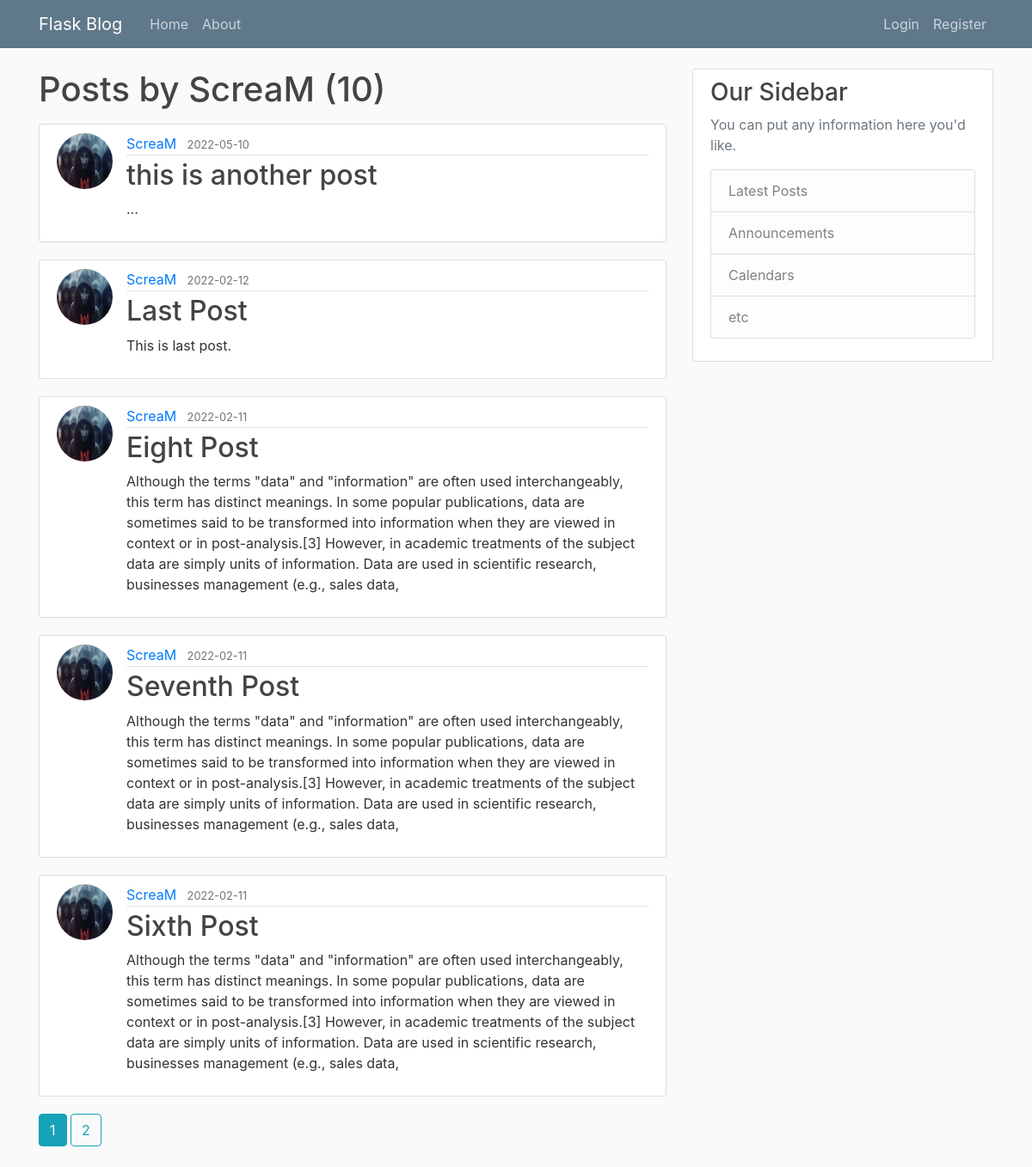
/user/ScreaM, run on the app's committed database.
### flaskblog/models.py (models this page shows, shortened)
class User(db.Model, UserMixin):                                                                    #This class(db model) creates an table inside database
    id = db.Column(db.Integer, primary_key=True)                                                    #By default the table name is lowercase of class(user) but we can change it if we want to.
    username = db.Column(db.String(20), unique=True, nullable=False)                                #These are the columns of the table.
    email = db.Column(db.String(120), unique=True, nullable=False)
    image_file = db.Column(db.String(20), nullable=False, default='default.jpg')
    password = db.Column(db.String(60), nullable=False)
    posts = db.relationship('Post', backref='author', lazy=True)                                    #Used to create one-many relationships.

class Post(db.Model):
    id = db.Column(db.Integer, primary_key=True)
    title = db.Column(db.String(100), nullable=False)
    date_posted = db.Column(db.DateTime, nullable=False, default=datetime.utcnow)
    content = db.Column(db.Text, nullable=False)
    user_id = db.Column(db.Integer, db.ForeignKey('user.id'), nullable=False)                       # This user_id(int Post table) has the id of the user(from User table) inside foreign key

### flaskblog/routes.py (the view)
@app.route("/user/<string:username>")
def user_posts(username):
    page = request.args.get('page',1,type=int)
    user = User.query.filter_by(username=username).first_or_404()                                                                                 # works same as get_or_404()
    posts = Post.query.filter_by(author=user).order_by(Post.date_posted.desc()).paginate(page=page, per_page=5)
    return render_template('user_post.html', posts=posts, user=user)

### flaskblog/templates/user_post.html (shortened to what this page needs)
{% extends "layout.html" %}
{% block content %}
    <h1 class="mb-3">Posts by {{user.username}} ({{ posts.total }})</h1>
    {% for post in posts.items %}
        <article class="media content-section">
          <img class="rounded-circle article-img" src="{{ url_for('static', filename='profile_pics/'+post.author.image_file) }}" >
          <div class="media-body">
            <div class="article-metadata">
              <a class="mr-2" href="{{ url_for('user_posts', username = post.author.username) }}">{{ post.author.username }}</a>
              <small class="text-muted">{{ post.date_posted.strftime('%Y-%m-%d') }}</small>
            </div>
            <h2><a class="article-title" href="{{ url_for('post', post_id=post.id) }}">{{ post.title }}</a></h2>
            <p class="article-content">{{ post.content }}</p>
          </div>
        </article>
    {% endfor %}
    {% for page_num in posts.iter_pages(left_edge=1, right_edge=1, left_current=1, right_current=2) %}
        {% if page_num %}
          {% if posts.page == page_num %}
            <a class="btn btn-info mb-4" href="{{ url_for('user_posts', username=user.username, page=page_num)}}"> {{ page_num }} </a>
          {% else %}
            <a class="btn btn-outline-info mb-4" href="{{ url_for('user_posts', username=user.username, page=page_num) }}"> {{ page_num }} </a>
          {% endif %}
        {% endif %}
    {% endfor %}
{% endblock content %}

### flaskblog/static/main.css (style rules this page uses)
body { background: #fafafa; color: #333333; margin-top: 5rem; }
h1, h2, h3, h4, h5, h6 { color: #444444; }
.content-section { background: #ffffff; padding: 10px 20px; border: 1px solid #dddddd; border-radius: 3px; margin-bottom: 20px; }
.article-title { color: #444444; }
.article-content { white-space: pre-line; }
.article-img { height: 65px; width: 65px; margin-right: 16px; }
.article-metadata { padding-bottom: 1px; margin-bottom: 4px; border-bottom: 1px solid #e3e3e3 }

### data on the page
User: username "ScreaM"
Post: image_file (picture), author.username "ScreaM", date_posted "2022-05-10", title "this is another post", content "..."
Post: image_file (picture), author.username "ScreaM", date_posted "2022-02-12", title "Last Post", content "This is last post."
Post: image_file (picture), author.username "ScreaM", date_posted "2022-02-11", title "Eight Post", content "Although the terms \"data\" and \"information\" are often used interchangeably, this term has distinct meanings. In some popular publications, data are sometimes said to be transformed into information when they are viewed in context or in post-analysis.[3] However, in academic treatments of the subject data are simply units of information. Data are used in scientific research, businesses management (e.g., sales data,"
Post: image_file (picture), author.username "ScreaM", date_posted "2022-02-11", title "Seventh Post", content "Although the terms \"data\" and \"information\" are often used interchangeably, this term has distinct meanings. In some popular publications, data are sometimes said to be transformed into information when they are viewed in context or in post-analysis.[3] However, in academic treatments of the subject data are simply units of information. Data are used in scientific research, businesses management (e.g., sales data,"
Post: image_file (picture), author.username "ScreaM", date_posted "2022-02-11", title "Sixth Post", content "Although the terms \"data\" and \"information\" are often used interchangeably, this term has distinct meanings. In some popular publications, data are sometimes said to be transformed into information when they are viewed in context or in post-analysis.[3] However, in academic treatments of the subject data are simply units of information. Data are used in scientific research, businesses management (e.g., sales data,"

### other printed values
{{ posts.total }} "10"
{{ page_num }} "1"
{{ page_num }} "2"
